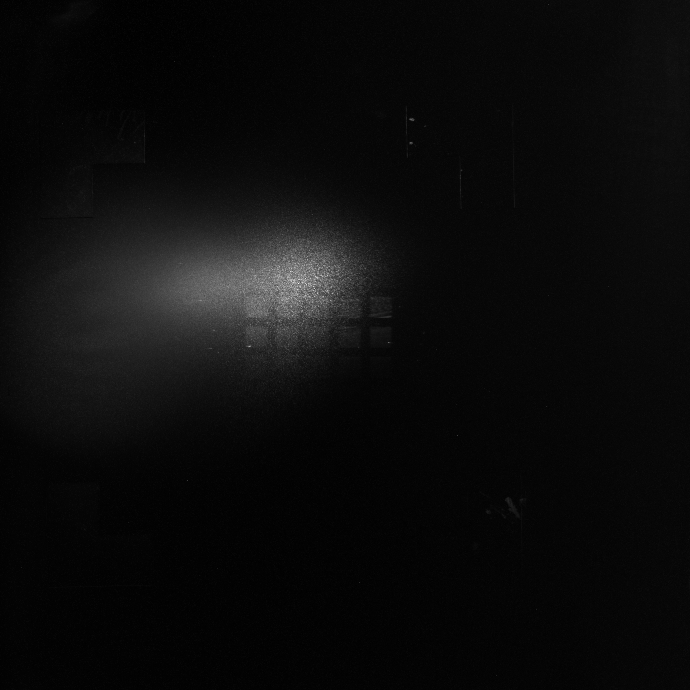
#> input picture otherScripts/700.0p5e-06.tiff, 690 x 690 px
$ python mask_.py
#> lines starting #> are read from the running program, lines starting #| are printed output that depends on the picture
### otherScripts/utils.py
import sys, os, ctypes
import numpy as np
import matplotlib
import matplotlib as mpl
import matplotlib.pyplot as plt

# [165 lines left out: functions heatmap, annotate_heatmap, buffer2dataTXT, lineEditReader, not called in this run]


def callObject(idobj):
    callObj = ctypes.cast(idobj, ctypes.py_object).value
    return callObj

# [10 lines left out: functions dirpath, interval, not called in this run]

def temps(tstart: float = 0,tstop: float = 10,tsampling: float = 1) -> np.ndarray:
    return interval(tstart,tstop,tsampling)


def dictPrinter(param: dict = {}) -> None:
    [print(f"\n{key} \n\t {param[key]}") for key in list(param.keys())]

def dictReader(param: dict = {}) -> None:
    dictPrinter(param)


def filepath(filename: str = "") -> str:
    return os.path.join(os.path.dirname(os.path.realpath(__file__)),filename)

# [58 lines left out: functions locateUi, makeFileExt, readFileExt, locateFileExt, locateFileNameExt, not called in this run]

def dirpath():
    """
    C:\\Users\\nicol\\Documents\\Python\\pyCobiss -> path before the folder containing the application
    """
    return os.path.dirname(os.path.realpath(__file__))

#------------------------------------------------------------------------------------------------------------------------#
# -*- coding: utf-8 -*-
"""
Created on Wed Jun 30 16:09:31 2021

@author: nicol
"""
import cv2
import numpy as np
#%%
# https://docs.python.org/3/reference/datamodel.html
# findColorBIS.__name__
# findColorBIS.__doc__
#%%
# [187 lines left out: functions stackImages, getContours, stackImages_SRC, getContours_SRC, findColorBIS, findColor and 1 more, not called in this run]

### otherScripts/mask_.py
#%%
import os, PIL
import numpy as np

from PIL import Image, ImageFilter # C:\Users\nicolas.casteleyn\Documents\py_Cobiss\00_Current_Codes\031221\python-3.8.1\python.exe -m pip install pillow
# from stackImages import stackImages, dirpath
from utils import dirpath

pathimg = os.path.join(dirpath(), r"700.0p5e-06.tiff")

originalImage = Image.open(pathimg) ; width, height = originalImage.size
#> further down, originalImage is the input picture: PIL image 690x690 I;16; min 1232, max 39577, mean 3078.3
originalImageArray=np.reshape(originalImage.getdata(),(-1,width))

minBitValue, maxBitValue = (0, 2**16-1)
minValueRef, maxValueRef = (3276, 20535)
# minValueRef, maxValueRef = (3076, 15535)
minValueRef, maxValueRef = (3076, 10535)
minValue, maxValue = (minValueRef, maxValueRef)

print("minValue, maxValue", minValue, maxValue)

def masking(originalImageArray:np.ndarray, minValue:int, maxValue:int):
#> called with minValue = 3076, maxValue = 10535
    Nlines, Ncolumns = np.shape(originalImageArray)
    maskImageArray = np.zeros_like(originalImageArray)

    for line in range(Nlines):
        for column in range(Ncolumns):
            bitValue = originalImageArray[line, column]
            if  bitValue <= maxValue and bitValue >= minValue:
                maskImageArray[line,column] = bitValue
            else:
                continue
#> maskImageArray: shape (690, 690) int64; 467 distinct labels, from 0 to 10530
    return maskImageArray

maskedImageArray = masking(originalImageArray, minValue, maxValue)
import matplotlib.pyplot as plt
plt.figure(1, figsize=(15,15))
plt.imshow(maskedImageArray, cmap='gray')

# print("originalImageArray", originalImageArray)
print("maskedImageArray", maskedImageArray)
#> (printed output is left out)

maskedImage=Image.fromarray(maskedImageArray.astype(np.uint16))
# maskedImage.show()

# maskedImage.save("OLELEU.png") #fonctionne
# maskedImage.save("OLELEU.tiff") #fonctionne pas
#%%

#
#       Filtering Technic
#
# https://pillow.readthedocs.io/en/stable/

# Gradient Magnitude and Gradient Orientation
# src : https://pyimagesearch.com/2021/05/12/image-gradients-with-opencv-sobel-and-scharr/#pyis-cta-modal
from scipy import signal
from scipy.ndimage import gaussian_filter, median_filter

gray = maskedImageArray
scharr = np.array([[ -3-3j, 0-10j,  +3 -3j],
                   [-10+0j, 0+ 0j, +10 +0j],
                   [ -3+3j, 0+10j,  +3 +3j]]) # Gx + j*Gy

grad = signal.convolve2d(gray, scharr, boundary='symm', mode='same')

# plt.figure(2, figsize=(15,15))
fig, (ax_orig, ax_mag, ax_ang) = plt.subplots(1, 3, figsize=(20, 20))

ax_orig.imshow(gray, cmap='gray')
ax_orig.set_title('Original')
ax_orig.set_axis_off()

ax_mag.imshow(np.absolute(grad), cmap='gray')
ax_mag.set_title('Gradient magnitude')
ax_mag.set_axis_off()

ax_ang.imshow(np.angle(grad), cmap='hsv') # hsv is cyclic, like angles
ax_ang.set_title('Gradient orientation')
ax_ang.set_axis_off()

fig.show()

# sobel filter -> https://docs.scipy.org/doc/scipy/reference/generated/scipy.ndimage.sobel.html#scipy.ndimage.sobel
# %%

# filter list
blur_filter = np.array([
                        [ 0.05, 0.2, 0.05],
                        [  0.2, 0.2,  0.2],
                        [ 0.05, 0.2, 0.05]
                    ])
blur_filter = np.array([
                        [ 0.005, 0.02, 0.005],
                        [  0.02, 0.02,  0.02],
                        [ 0.005, 0.02, 0.005]
                    ]) # <3

L = np.array([
    [  0,  0, -1,  0,  0],
    [  0, -1, -2, -1,  0],
    [ -1, -2,-16, -2, -1],
    [  0, -1, -2, -1,  0],
    [  0,  0, -1,  0,  0]
]) #best

edge_f = np.array([
                [-1,-1,-1],
                [-1,-8,-1],
                [-1,-1,-1]
            ])
edge_f = np.array([
                [-1,-1,-1],
                [-1, 8,-1],
                [-1,-1,-1]
            ])
edge_f = np.array([
                [-0,-1,-0],
                [-1, 8,-1],
                [-0,-1,-0]
            ])

# Marr Hildreth Edge Detection
edge_detection = np.array([
                    [  0, -1,  0],
                    [ -1,  4, -1],
                    [  0, -1,  0]
                ])

# filtered_image_blur = signal.convolve2d(gray, blur_filter)
# filtered_image_edges = signal.convolve2d(filtered_image_blur, edge_detection)

filtered_image_blur = signal.convolve2d(gray, blur_filter, boundary='symm', mode='same')
filtered_image_edges = signal.convolve2d(filtered_image_blur, edge_detection, boundary='symm', mode='same')

plt.figure(3, figsize=(15,15))
fig, (ax_image_blur, ax_image_edges) = plt.subplots(1, 2, figsize=(15, 15))

ax_image_blur.imshow(filtered_image_blur, cmap='gray')
ax_image_blur.set_title('filtered_image_blur')
ax_image_blur.set_axis_off()

ax_image_edges.imshow(filtered_image_edges, cmap='gray')
ax_image_edges.set_title('filtered_image_edges')
ax_image_edges.set_axis_off()

#%%
gaussianImageArray = gaussian_filter(originalImageArray, sigma=3)
medianImageArray = median_filter(originalImageArray, size=20)

plt.figure(9, figsize=(15,15))
fig, axes = plt.subplots(3, 3, figsize=(15, 15))

ax_orig = axes[0, 0]
ax_gauss = axes[0, 1]
ax_med = axes[1, 0]
ax_res = axes[1, 1]
ax_medOrigGauss = axes[0, 2]
ax_edgOrigGauss = axes[1, 2]
ax_mskEdgOrigGauss = axes[2, 0]
ax_a = axes[2, 1]
ax_b = axes[2, 2]

ax_orig.imshow(originalImageArray, cmap='gray')
ax_orig.set_title('Original')
ax_orig.set_axis_off()

ax_gauss.imshow(gaussianImageArray, cmap='gray')
ax_gauss.set_title('ax_gauss')
ax_gauss.set_axis_off()

ax_med.imshow(medianImageArray, cmap='gray')
ax_med.set_title('ax_med')
ax_med.set_axis_off()

originalGaussImageArray = originalImageArray // gaussianImageArray
ax_res.imshow(originalGaussImageArray, cmap='gray')
ax_res.set_title('originalGaussImageArray')
ax_res.set_axis_off()

medianOrigGaussArray = median_filter(originalGaussImageArray, size=2)
ax_medOrigGauss.imshow(medianOrigGaussArray, cmap='gray')
ax_medOrigGauss.set_title('medianOrigGaussArray')
ax_medOrigGauss.set_axis_off()

# edgeOrigGaussArray = signal.convolve2d(medianOrigGaussArray, edge_detection, boundary='symm', mode='same')
# edgeOrigGaussArray = signal.convolve2d(originalGaussImageArray, edge_f, boundary='symm', mode='same')
# edgeOrigGaussArray = signal.convolve2d(medianOrigGaussArray, edge_f, boundary='symm', mode='same')
edgeOrigGaussArray = signal.convolve2d(medianOrigGaussArray, L, boundary='symm', mode='same')
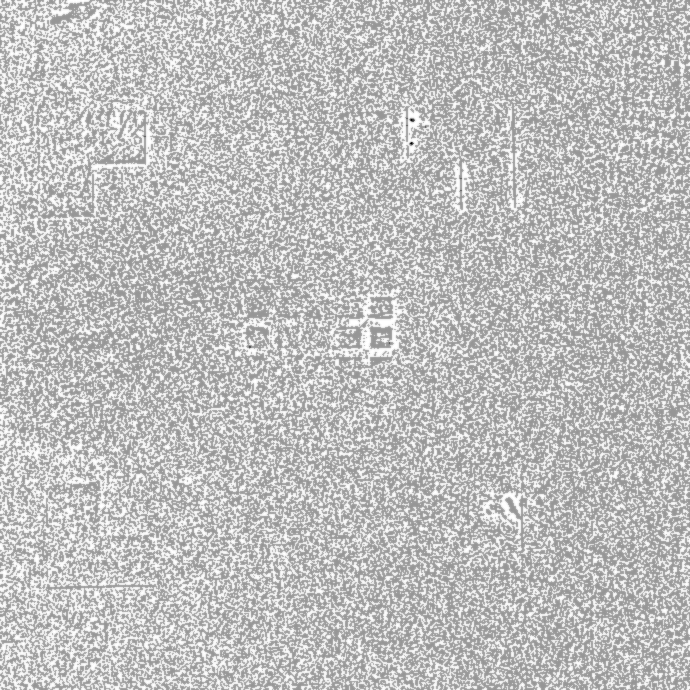
#> edgeOrigGaussArray: shape (690, 690) int64; min -78, max 0, mean -19.12; drawn with min black and max white
ax_edgOrigGauss.imshow(edgeOrigGaussArray, cmap='gray')
ax_edgOrigGauss.set_title('edgeOrigGaussArray')
ax_edgOrigGauss.set_axis_off()

minValue, maxValue =np.min(edgeOrigGaussArray) + 10*2, np.max(edgeOrigGaussArray)-0
#> minValue = -58; maxValue = 0
print("minValue, maxValue",minValue, maxValue)
#| minValue, maxValue -58 0
maskEdgeOrigGauss = masking(edgeOrigGaussArray, minValue, maxValue)
#> call 2 of masking, with minValue = -58, maxValue = 0
#> after the loop in masking (call 2), `for line in range(Nlines):`:
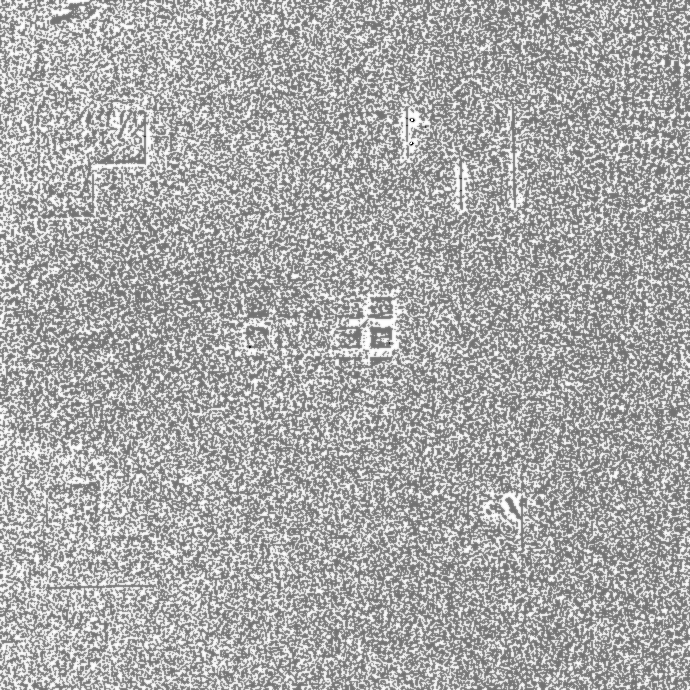
#> maskImageArray: shape (690, 690) int64; min -58, max 0, mean -19.12; drawn with min black and max white
ax_mskEdgOrigGauss.imshow(maskEdgeOrigGauss, cmap='gray')
ax_mskEdgOrigGauss.set_title('maskEdgeOrigGauss')
ax_mskEdgOrigGauss.set_axis_off()

minValue, maxValue =np.min(edgeOrigGaussArray) + 10*4, np.max(edgeOrigGaussArray)-0
#> minValue = -38
print("minValue, maxValue",minValue, maxValue)
#| minValue, maxValue -38 0
a = masking(edgeOrigGaussArray, minValue, maxValue)
#> call 3 of masking, with minValue = -38, maxValue = 0
#> after the loop in masking (call 3), `for line in range(Nlines):`:
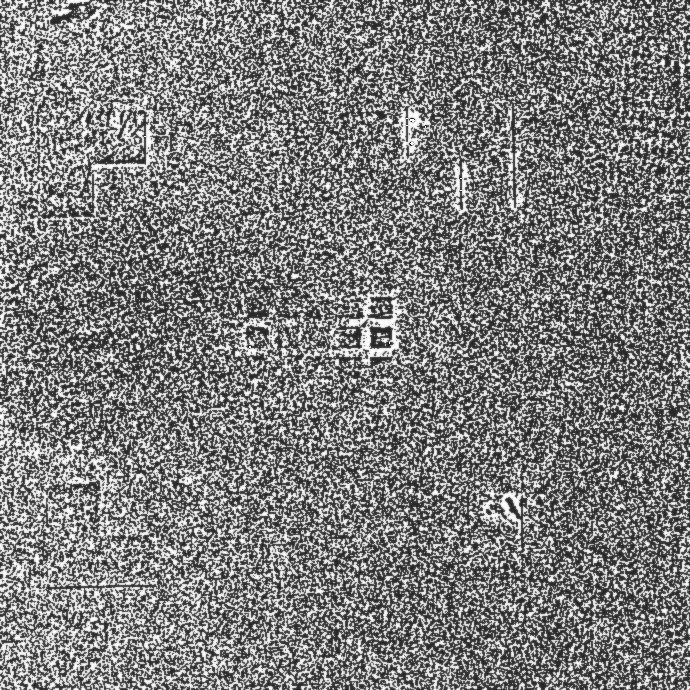
#> maskImageArray: shape (690, 690) int64; min -38, max 0, mean -19.12; drawn with min black and max white
ax_a.imshow(a, cmap='gray')
ax_a.set_title('maskEdgeOrigGauss')
ax_a.set_axis_off()

minValue, maxValue =np.min(edgeOrigGaussArray) + 10*6, np.max(edgeOrigGaussArray)-0
#> minValue = -18
print("minValue, maxValue",minValue, maxValue)
#| minValue, maxValue -18 0
b = masking(edgeOrigGaussArray, minValue, maxValue)
#> call 4 of masking, with minValue = -18, maxValue = 0
#> after the loop in masking (call 4), `for line in range(Nlines):`:
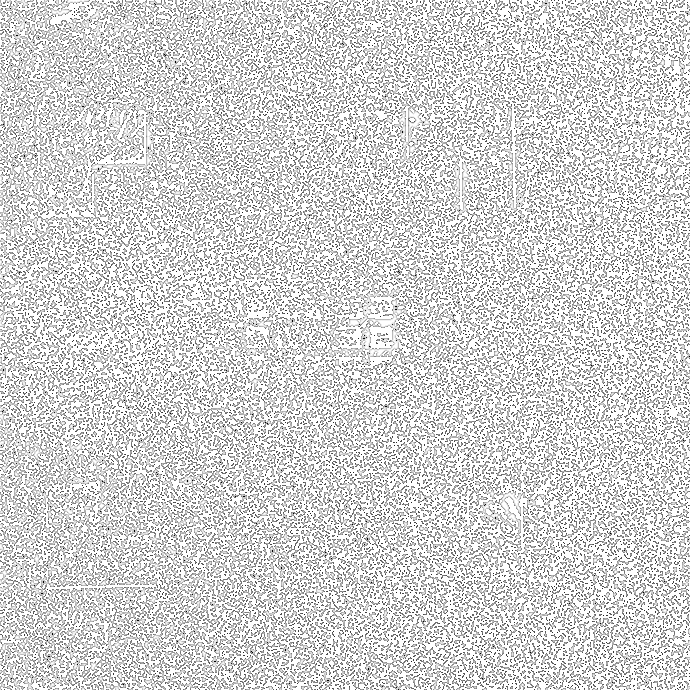
#> maskImageArray: shape (690, 690) int64; min -18, max 0, mean -3.03; drawn with min black and max white
ax_b.imshow(b, cmap='gray')
ax_b.set_title('maskEdgeOrigGauss')
ax_b.set_axis_off()

#%%
plt.figure(4, figsize=(15,15))
plt.imshow(np.abs(filtered_image_edges))

#%%
# filtered_image_edges = [ bit>0 for bit in filtered_image_edges]
maxValue = int(443 - 43)
maxValue = int(250)
filtered_image_edges = masking(filtered_image_edges, 0, maxValue)
#> after the loop in masking (call 5), `for line in range(Nlines):`:
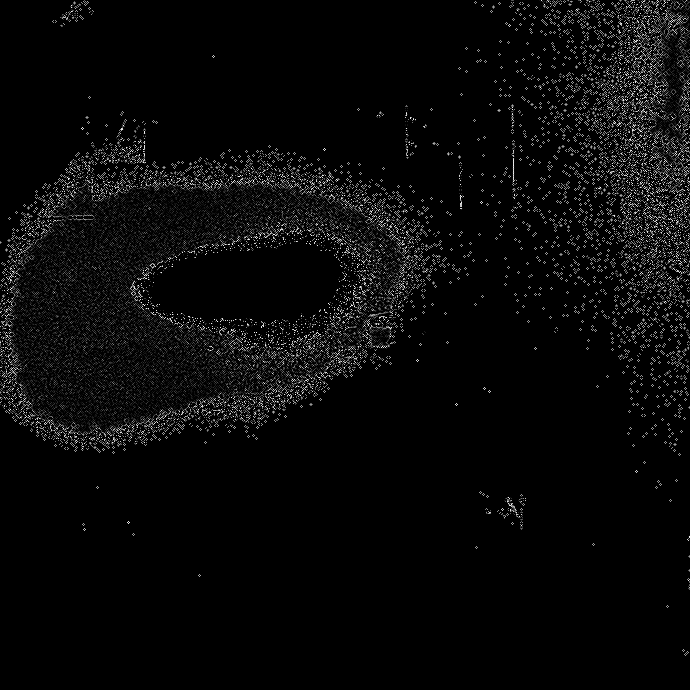
#> maskImageArray: shape (690, 690) float64; min 0, max 249.9, mean 8.9

minValue = np.min(filtered_image_edges)+50*2
#> minValue = 100
# minValue = np.min(filtered_image_edges)
filtered_image_edges = masking(filtered_image_edges, minValue, maxValue)

plt.figure(5, figsize=(15,15))
print("minValue, maxValue", minValue, maxValue)
#| minValue, maxValue 100.0 250
plt.imshow(filtered_image_edges)

# %%

#%%

#
#       Filtering Technic
#
# https://pillow.readthedocs.io/en/stable/

# Gradient Magnitude and Gradient Orientation
# src : https://pyimagesearch.com/2021/05/12/image-gradients-with-opencv-sobel-and-scharr/#pyis-cta-modal
from scipy import signal
from scipy.ndimage import gaussian_filter, median_filter

gray = originalGaussImageArray
scharr = np.array([[ -3-3j, 0-10j,  +3 -3j],
                   [-10+0j, 0+ 0j, +10 +0j],
                   [ -3+3j, 0+10j,  +3 +3j]]) # Gx + j*Gy

grad = signal.convolve2d(gray, scharr, boundary='symm', mode='same')

# plt.figure(2, figsize=(15,15))
fig, (ax_orig, ax_mag, ax_ang) = plt.subplots(1, 3, figsize=(20, 20))

ax_orig.imshow(gray, cmap='gray')
ax_orig.set_title('Original')
ax_orig.set_axis_off()

ax_mag.imshow(np.absolute(grad), cmap='gray')
ax_mag.set_title('Gradient magnitude')
ax_mag.set_axis_off()

ax_ang.imshow(np.angle(grad), cmap='hsv') # hsv is cyclic, like angles
ax_ang.set_title('Gradient orientation')
ax_ang.set_axis_off()

fig.show()
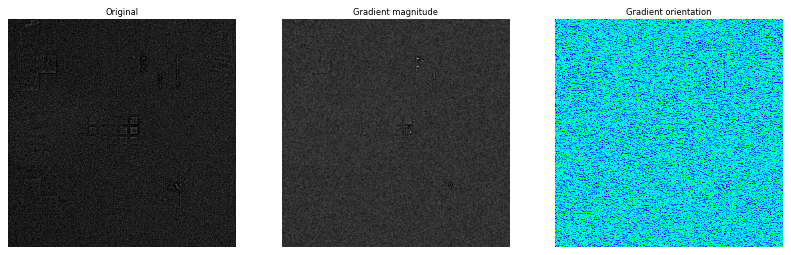
#> figure drawn by matplotlib, 3 panels

# sobel filter -> https://docs.scipy.org/doc/scipy/reference/generated/scipy.ndimage.sobel.html#scipy.ndimage.sobel
#%%
TestedImage = originalImageArray
# TestedImage = maskedImageArray

Imin, Imax = np.min(TestedImage), np.max(TestedImage)
#> Imin = 1232; Imax = 39577

#conditionnal minimum:
Imin = np.min([i for i in TestedImage.flatten()[np.where(TestedImage.flatten() > 0)]])

(lines, columns), size = np.shape(TestedImage), np.size(TestedImage)
#> lines = 690; columns = 690; size = 476100
In = np.linspace(0,Imax, Imax+1)
labelhist = 'Imin: {}\nImax: {}\nlines: {}\ncolumns: {}\nsize: {}\n '.format(Imin,Imax, lines, columns, size)

plt.figure(99,figsize = (15,15))

plt.subplot(221)
plt.imshow(TestedImage,cmap='gray')

plt.subplot(222)
plt.hist(TestedImage.ravel(), bins=int(2**8), fc='k', ec='k', label = labelhist) #calculating histogram
plt.xlim((Imin, Imax)) #calculating histogram
# plt.ylim((0, Imax)) #calculating histogram
plt.legend()
plt.grid()
plt.xlabel('pixel intensity') #calculating histogram
plt.ylabel('number of pixels') #calculating histogram
plt.title('distrubtion of the number of pixels through their value')

# https://www.youtube.com/watch?v=mfWHI1fhpvc
# occurence

unique, counts = np.unique(TestedImage, return_counts=True)
#> unique = 1613 values from 1232 to 39577; counts = 1613 values, max 6277 at index 35, min 1 at index 1, mean 295.2
res = dict(zip(unique, counts))
#> res = 1613 items

fn = counts/size
#> fn = 1613 values, max 0.0132 at index 35, min 2.1e-06 at index 1, mean 0.00062
foreach = [ sum(fn[:index]) for index, element in enumerate(fn)]
#> foreach = 1613 values from 0 to 1
Fn = np.array(foreach)
#> Fn = 1613 values from 0 to 1

plt.subplot(223)
label = 'frequency distribution fn'
plt.plot(unique,fn,'x', color= 'r',label = label ) #calculating histogram
plt.plot(unique,fn,label = label ) #calculating histogram
plt.grid()
plt.xlim((Imin, Imax)) #calculating histogram
plt.xlabel('pixel intensity') #calculating histogram
plt.ylabel(label) #calculating histogram
plt.title(label)

plt.subplot(224)
label = 'cumulative frequency distribution Fn'
plt.plot(unique,Fn,label = label ) #calculating histogram
plt.grid()
plt.xlabel('pixel intensity') #calculating histogram
plt.xlim((Imin, Imax)) #calculating histogram
plt.ylabel(label) #calculating histogram
plt.title(label)
#%%
print(np.amin(maskedImageArray,initial=1))
#| 0
#%%
# https://pomain.medium.com/how-to-build-gif-video-from-images-with-python-pillow-opencv-c3126ce89ca8


# https://dev.to/slushnys/how-to-create-a-video-from-an-image-with-python-26p5
# --------------------------------------------------------
# https://realpython.com/python-import/#the-python-import-system

# https://realpython.com/python-gui-tkinter/

# https://docs.python.org/3/library/tkinter.html#mapping-basic-tk-into-tkinter

# https://tkdocs.com/tutorial/windows.html#createdestroy

# https://realpython.com/image-processing-with-the-python-pillow-library/#image-manipulation-with-numpy-and-pillow

# https://neptune.ai/blog/image-processing-python


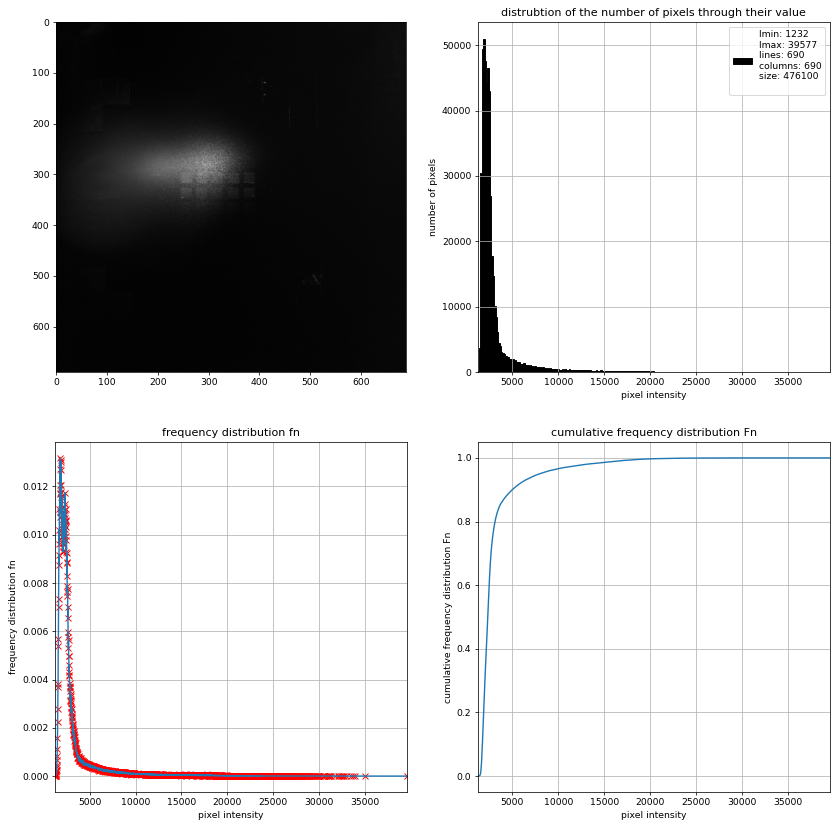
#> figure drawn by matplotlib, 4 panels; panel 2: tallest bar 50998 high, from x = 1831.1 to 1980.9; panel 3: curve peaks at x = 1808, y = 0.0132; panel 3: curve peaks at x = 1808, y = 0.0132; panel 4: curve peaks at x = 39577, y = 1
